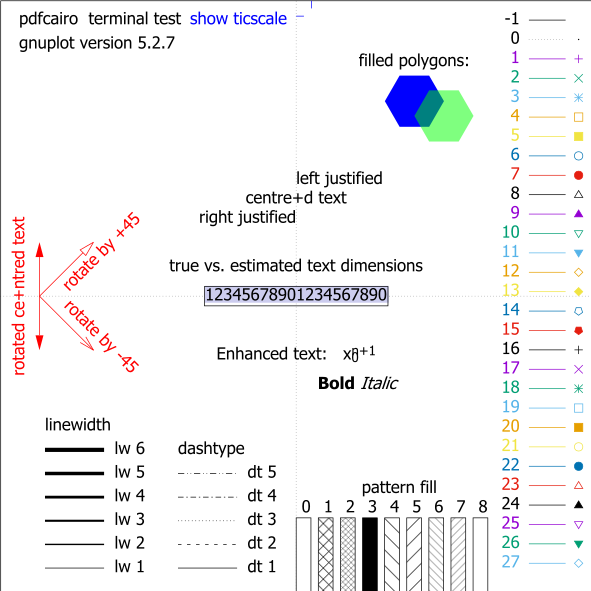

The gnuplot source for this figure:
set terminal pdfcairo size 15cm,15cm

set output "cv_01a.pdf"

test
